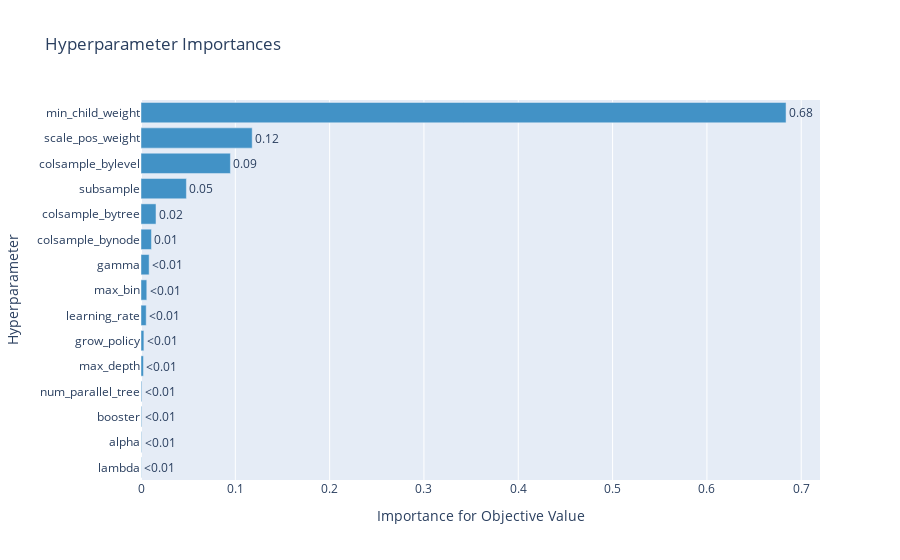

Notebook code cell kept with this figure:
### Code cell
optuna.visualization.plot_param_importances(f1_study)

### Figure 1 — Plotly figure (JSON) as saved in the notebook; plotly's stock layout.template omitted (floating-point values rounded to 4 significant figures)
{"data": [{"cliponaxis": false, "hovertemplate": ["lambda (FloatDistribution): 0.00030670122852826276<extra></extra>", "alpha (FloatDistribution): 0.0005735320791686845<extra></extra>", "booster (CategoricalDistribution): 0.0007074256965274842<extra></extra>", "num_parallel_tree (IntDistribution): 0.0008057319372786151<extra></extra>", "max_depth (IntDistribution): 0.0026032938896159733<extra></extra>", "grow_policy (CategoricalDistribution): 0.0030500073580396027<extra></extra>", "learning_rate (FloatDistribution): 0.005506886152494995<extra></extra>", "max_bin (IntDistribution): 0.0061276796676982504<extra></extra>", "gamma (FloatDistribution): 0.008621348224277195<extra></extra>", "colsample_bynode (FloatDistribution): 0.011079052359110064<extra></extra>", "colsample_bytree (FloatDistribution): 0.015891612897750092<extra></extra>", "subsample (FloatDistribution): 0.04812989197361942<extra></extra>", "colsample_bylevel (FloatDistribution): 0.094793814478136<extra></extra>", "scale_pos_weight (FloatDistribution): 0.11789124730398673<extra></extra>", "min_child_weight (FloatDistribution): 0.6839117747537687<extra></extra>"], "marker": {"color": "rgb(66,146,198)"}, "orientation": "h", "text": ["<0.01", "<0.01", "<0.01", "<0.01", "<0.01", "<0.01", "<0.01", "<0.01", "<0.01", "0.01", "0.02", "0.05", "0.09", "0.12", "0.68"], "textposition": "outside", "type": "bar", "x": [0.0003067, 0.0005735, 0.0007074, 0.0008057, 0.002603, 0.00305, 0.005507, 0.006128, 0.008621, 0.01108, 0.01589, 0.04813, 0.09479, 0.1179, 0.6839], "y": ["lambda", "alpha", "booster", "num_parallel_tree", "max_depth", "grow_policy", "learning_rate", "max_bin", "gamma", "colsample_bynode", "colsample_bytree", "subsample", "colsample_bylevel", "scale_pos_weight", "min_child_weight"]}], "layout": {"showlegend": false, "title": {"text": "Hyperparameter Importances"}, "xaxis": {"title": {"text": "Importance for Objective Value"}}, "yaxis": {"title": {"text": "Hyperparameter"}}}}
